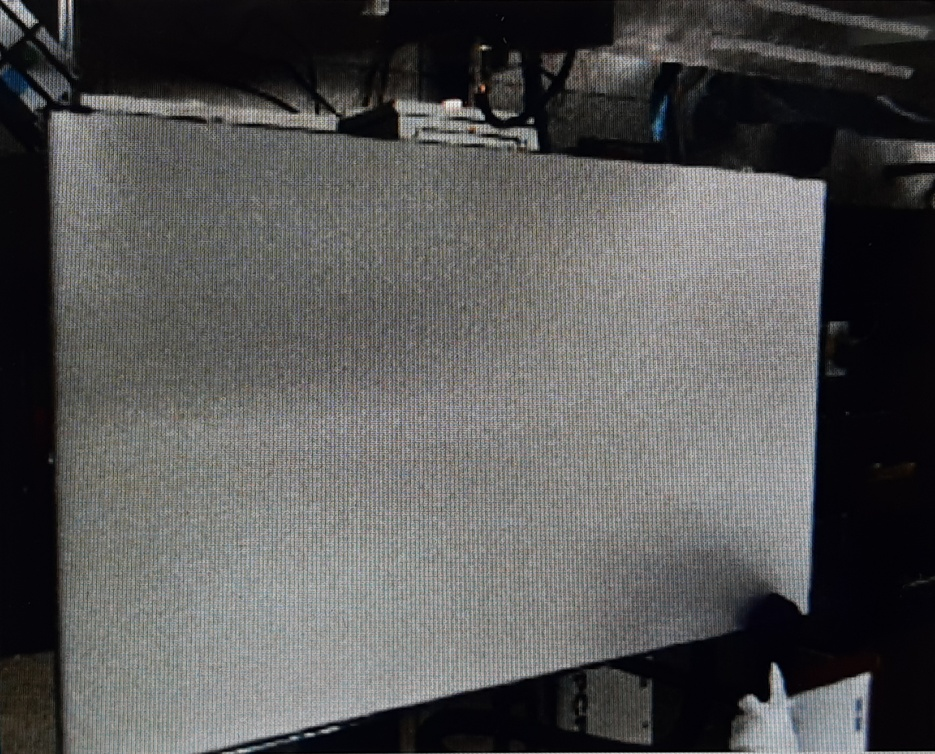
#> input picture images/panel-sheet.jpg, 935 x 754 px, shrunk from 2360 x 1904 before the run
$ python threshold_adaptive.py
#> lines starting #> are read from the running program, lines starting #| are printed output that depends on the picture; after the words box and inside, x2 and y2 are one past the last pixel; in counts of white or black regions, pixels touching at a corner belong together
import cv2 as cv
import numpy as np
from matplotlib import pyplot as plt

img = cv.imread('images/panel-sheet.jpg', 0)
#> img: shape (754, 935); min 0, max 252, mean 84.6
img = cv.medianBlur(img, 9)
# img = cv.GaussianBlur(img, (9, 9), 15)

ret, th1 = cv.threshold(img, 127, 255, cv.THRESH_BINARY)
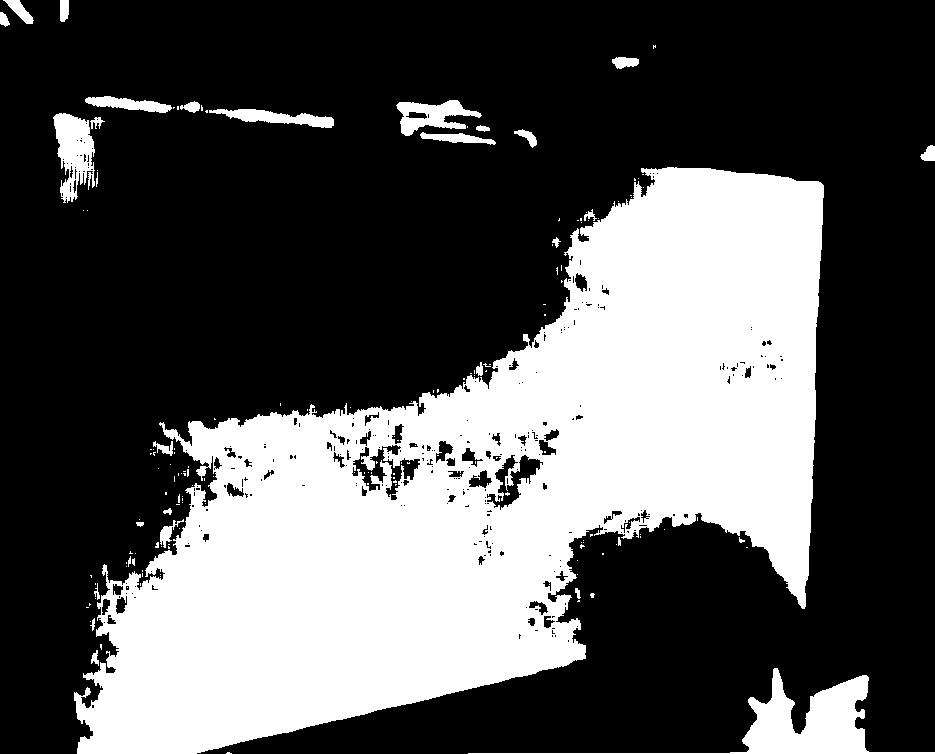
#> th1: shape (754, 935); 33.4% white; 164 white regions (134 under 20 px), largest, box (x1, y1, x2, y2) and area: (74, 167, 824, 754) 219194, (468, 668, 935, 754) 7211, (53, 113, 95, 203) 2309
th2 = cv.adaptiveThreshold(
    img, 255, cv.ADAPTIVE_THRESH_MEAN_C, cv.THRESH_BINARY, 11, 2)
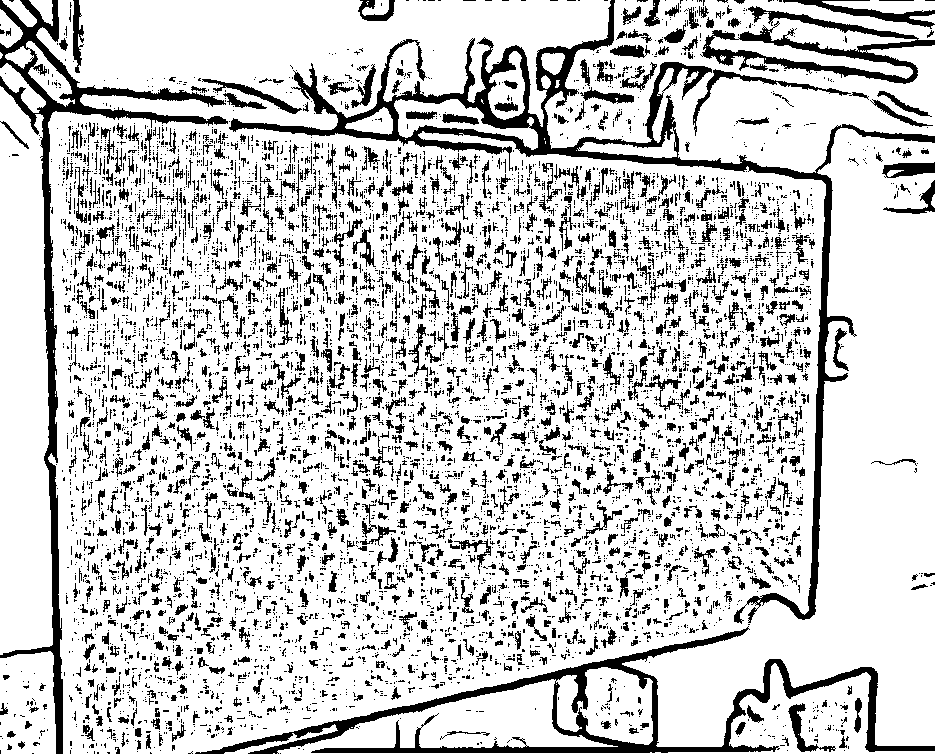
#> th2: shape (754, 935); 80.1% white; 7621 black regions (6287 under 20 px), largest, box (x1, y1, x2, y2) and area: (229, 0, 935, 624) 18177, (195, 626, 935, 754) 11470, (0, 0, 228, 754) 10518
th3 = cv.adaptiveThreshold(
    img, 255, cv.ADAPTIVE_THRESH_GAUSSIAN_C, cv.THRESH_BINARY, 11, 2)
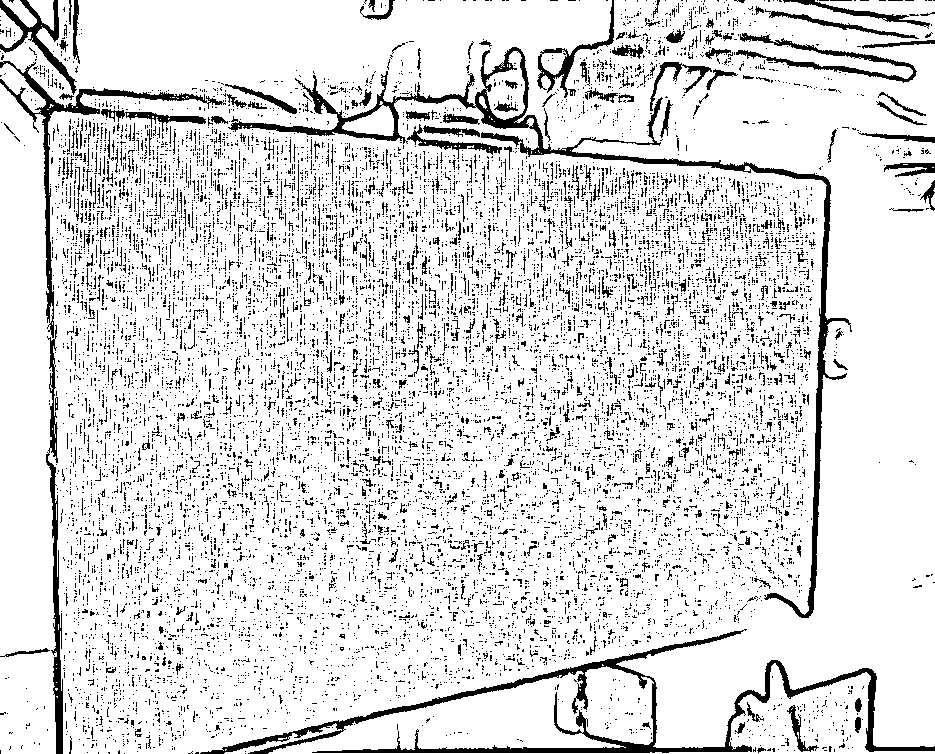
#> th3: shape (754, 935); 87.1% white; 12768 black regions (12272 under 20 px), largest, box (x1, y1, x2, y2) and area: (228, 47, 852, 618) 9021, (200, 629, 935, 754) 8564, (0, 61, 226, 338) 2995

titles = ['Original Image', 'Global Thresholding (v = 127)',
          'Adaptive Mean Thresholding', 'Adaptive Gaussian Thresholding']
images = [img, th1, th2, th3]

for i in range(4):
    plt.subplot(2, 2, i+1), plt.imshow(images[i], 'gray')
    plt.title(titles[i])
    plt.xticks([]), plt.yticks([])
plt.show()
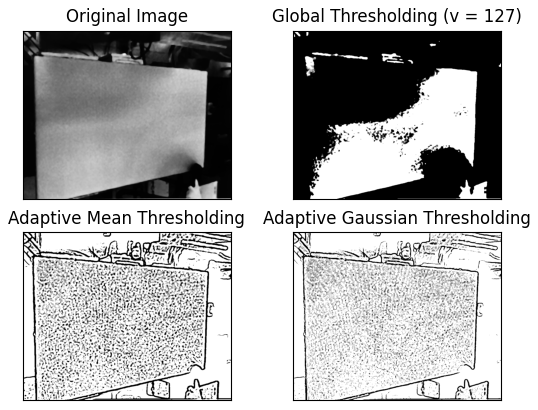
#> figure drawn by matplotlib, 4 panels

$ run again, with images/20190129_114844.jpg copied over images/panel-sheet.jpg
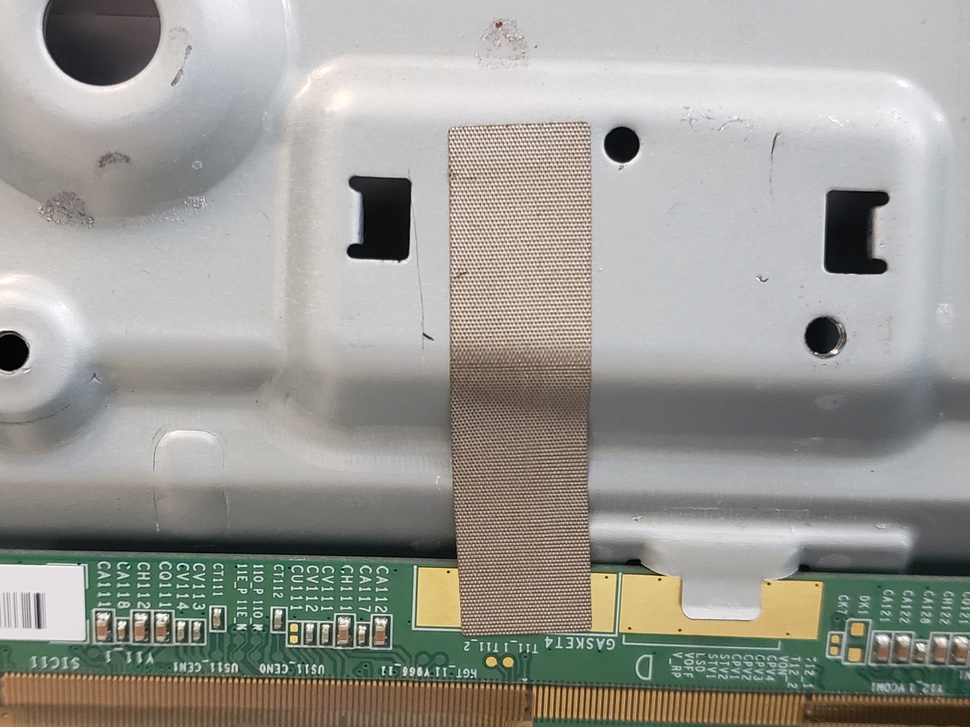
#> input picture images/20190129_114844.jpg, 970 x 727 px, shrunk from 4032 x 3024 before the run
#> `ret, th1 = cv.threshold(img, 127, 255, cv.THRESH_BINARY)`:
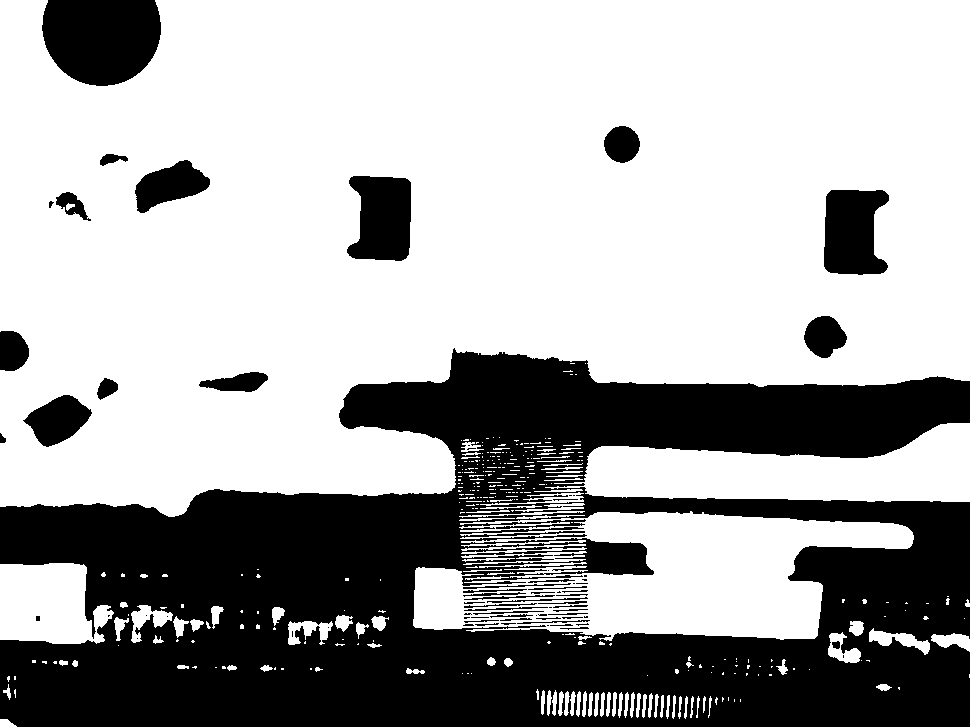
#> th1: shape (727, 970); 65.8% white; 73 black regions (27 under 20 px), largest, box (x1, y1, x2, y2) and area: (0, 348, 970, 727) 211767, (42, 0, 161, 86) 8566, (824, 190, 889, 275) 4474
#> th2: shape (727, 970); 81.4% white; 2599 black regions (2134 under 20 px), largest, box (x1, y1, x2, y2) and area: (385, 538, 970, 701) 21264, (0, 123, 591, 559) 11751, (0, 555, 357, 727) 9947
#> `th3 = cv.adaptiveThreshold( img, 255, cv.ADAPTIVE_THRESH_GAUSSIAN_C, c..`:
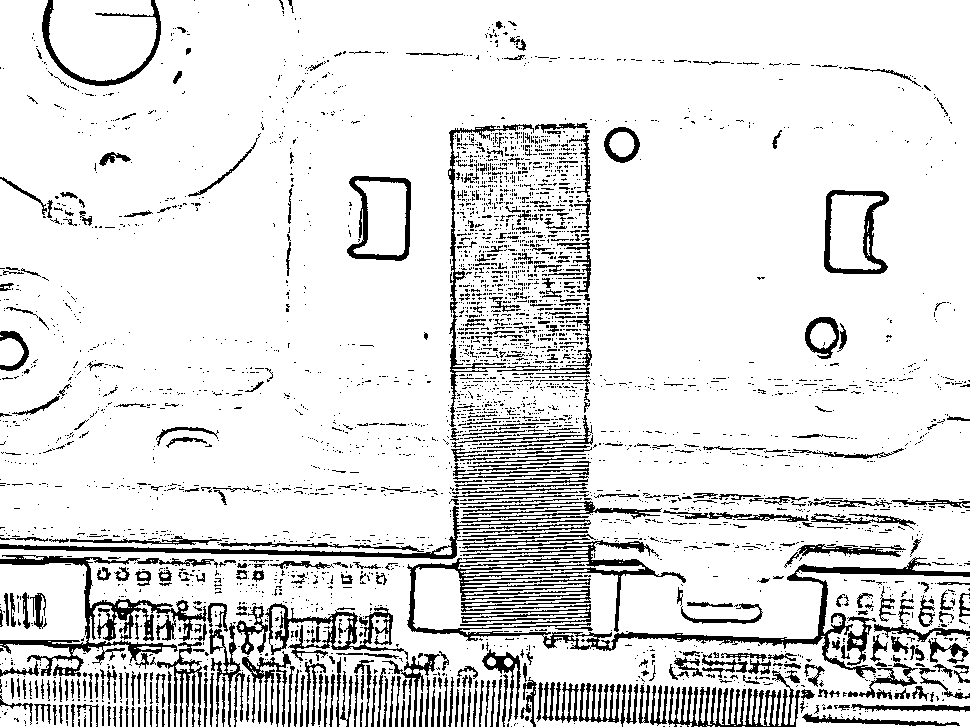
#> th3: shape (727, 970); 87.5% white; 3656 black regions (3173 under 20 px), largest, box (x1, y1, x2, y2) and area: (407, 540, 970, 678) 10990, (0, 555, 218, 677) 4976, (0, 506, 596, 559) 2928
